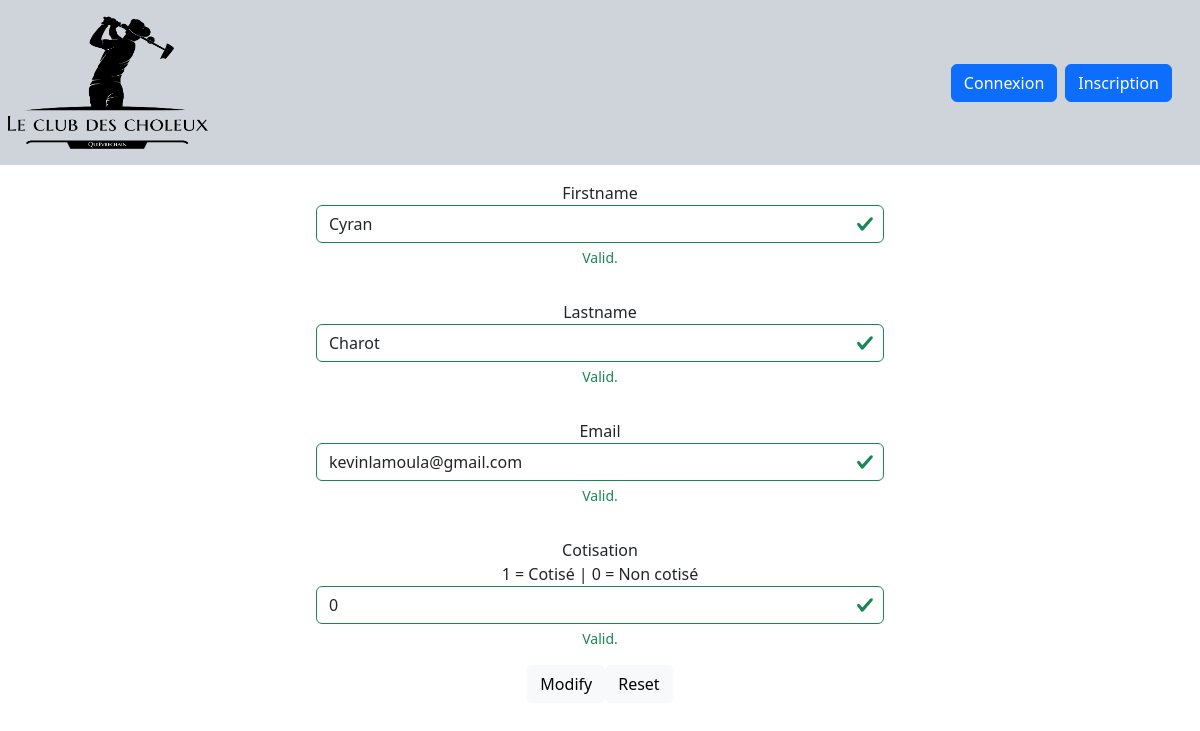
The app's page /Application/Controller/Utilisateurs/updateDataController.php?buttonIndex=5, older data.
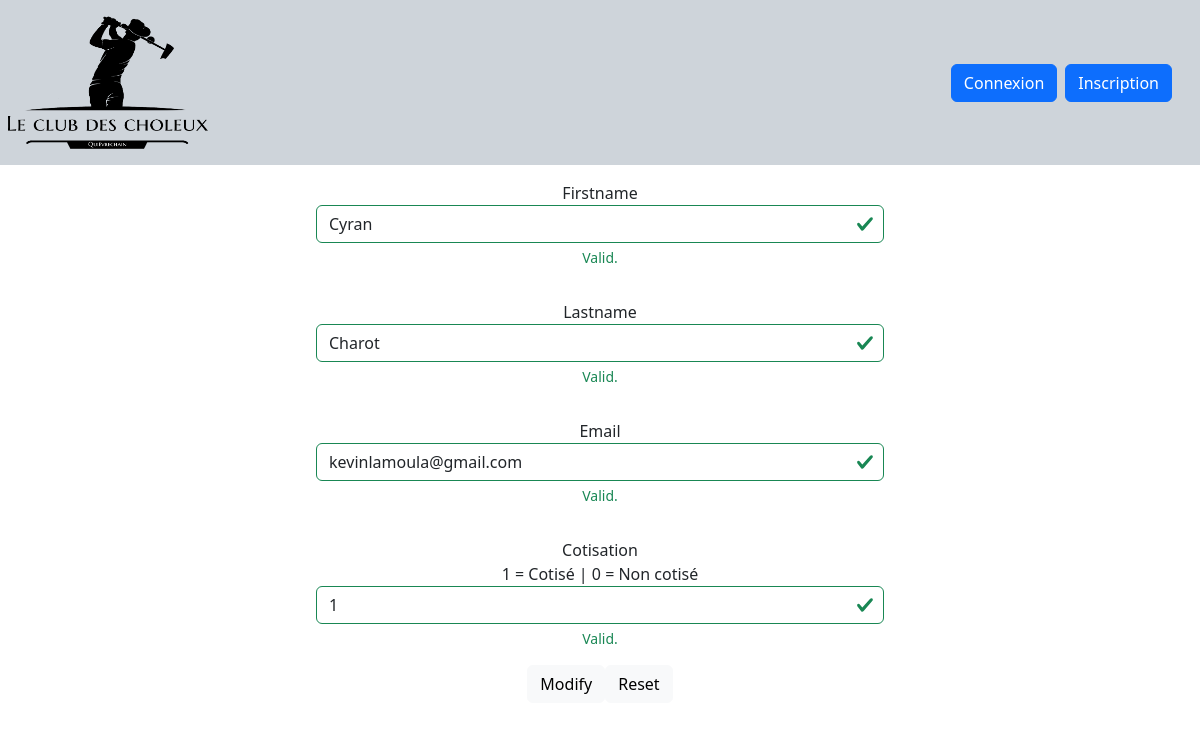
The same page, newer data.
### tables this page shows
CREATE TABLE `users` (
  `idUser` int(11) NOT NULL,
  `firstname` text,
  `lastname` text,
  `mail` text NOT NULL,
  `password` longtext NOT NULL,
  `cotisation` tinyint(1) NOT NULL DEFAULT '0'
);

### Application/Model/Utilisateur/UsersModel.php (called while the page is built, shortened)
<?php
include_once('../BDD/DatabaseConnection.php');
function Get1OfUsersTable($id){
    global $db;
    $sql = $db->prepare("SELECT users.idUser,firstname,lastname,mail,cotisation  FROM Users JOIN users_role on users.iduser = users_role.iduser WHERE users.idUser = :id");
    $sql->execute(array("id"=> $id));
    return $sql->fetch(PDO::FETCH_ASSOC);
}
function GetRole($idUser){
    global $db;
    $sql = $db->prepare("SELECT idRole FROM users_role WHERE idUser = :idUser");
    $sql->execute(array('idUser' => $idUser));
    return $sql->fetchAll(PDO::FETCH_ASSOC);
}
?>

### Application/Controller/Utilisateurs/updateDataController.php (the view, shortened to what this page needs)
<?php
include "../../Model/Utilisateur/UsersModel.php";
include "../../View/Utilisateur/updateDataView.php";
$role = GetRole($_SESSION['user_id'])[0]["idRole"];
if ($role == 0){
    $buttonIndex = $_GET['buttonIndex'];
}
else{
    $buttonIndex = $_SESSION['user_id'];
}
$UsersData = Get1OfUsersTable($buttonIndex);
echo'<body>';
echo'<center>';
    echo '<form class="was-validated" method="post" id="form" action="userUpdate.php">';
        echo'<div class="w-50 p-3">';
            echo'<label>Firstname</label>';
            echo'<input type="text" class="form-control" name="firstname" size="30" maxlength="225" required="true" value='.$UsersData ["firstname"]. '>';
            echo'<div class="valid-feedback">Valid.</div>';
        echo'</div>';
        echo'<div class="w-50 p-3">';
            echo'<label>Lastname</label>';
            echo'<input type="text" class="form-control" name="lastname" size="30" maxlength="225" required="true" value='.$UsersData ["lastname"]. '>';
            echo'<div class="valid-feedback">Valid.</div>';
        echo'</div>';
        echo'<div class="w-50 p-3">';
            echo'<label>Email</label>';
            echo'<input type="text" class="form-control" name="mail" size="30" maxlength="225" required="true" value='.$UsersData ['mail'].'>';
            echo'<div class="valid-feedback">Valid.</div>';
        echo'</div>';
if (GetRole($_SESSION['user_id'])[0]["idRole"]==0){
        echo'<div class="w-50 p-3">';
            echo'<label>Cotisation</label>';
            echo'<br> 1 = Cotisé | 0 = Non cotisé';
            echo'<input type="integer" class="form-control" name="cotisation" size="30" maxlength="1" required="true" value='.$UsersData["cotisation"].'>';
            echo'<div class="valid-feedback">Valid.</div>';
        echo'</div>';
}
        echo'<button type="button" id="modify" class="btn btn-light">Modify</button>';
        echo'<button type="reset" class="btn btn-light">Reset</button>';
    echo'</form>';
echo'</center>';
?>

Row changes from the older to the newer data that the page shows:
changed users "Cyran": cotisation "0" → "1"
